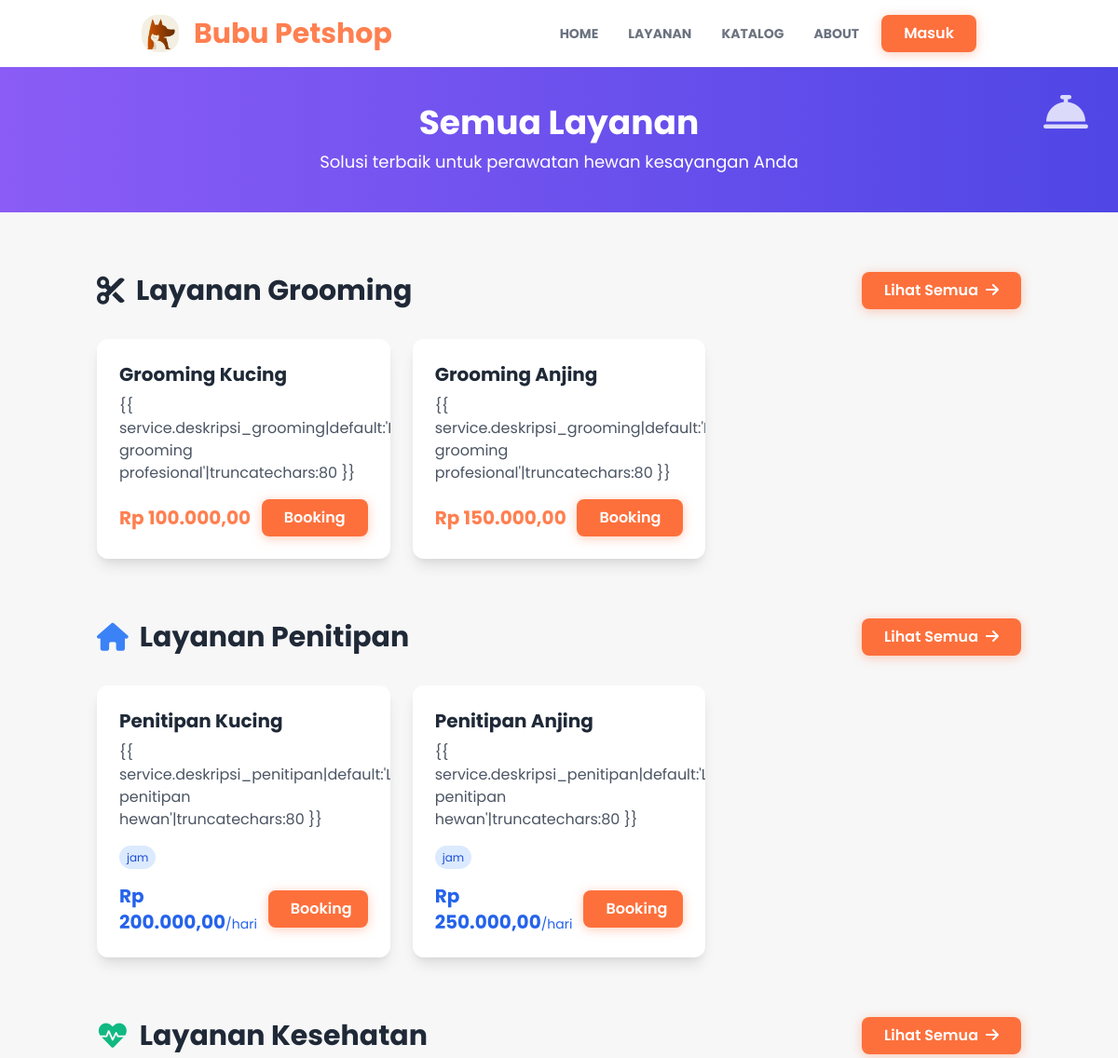
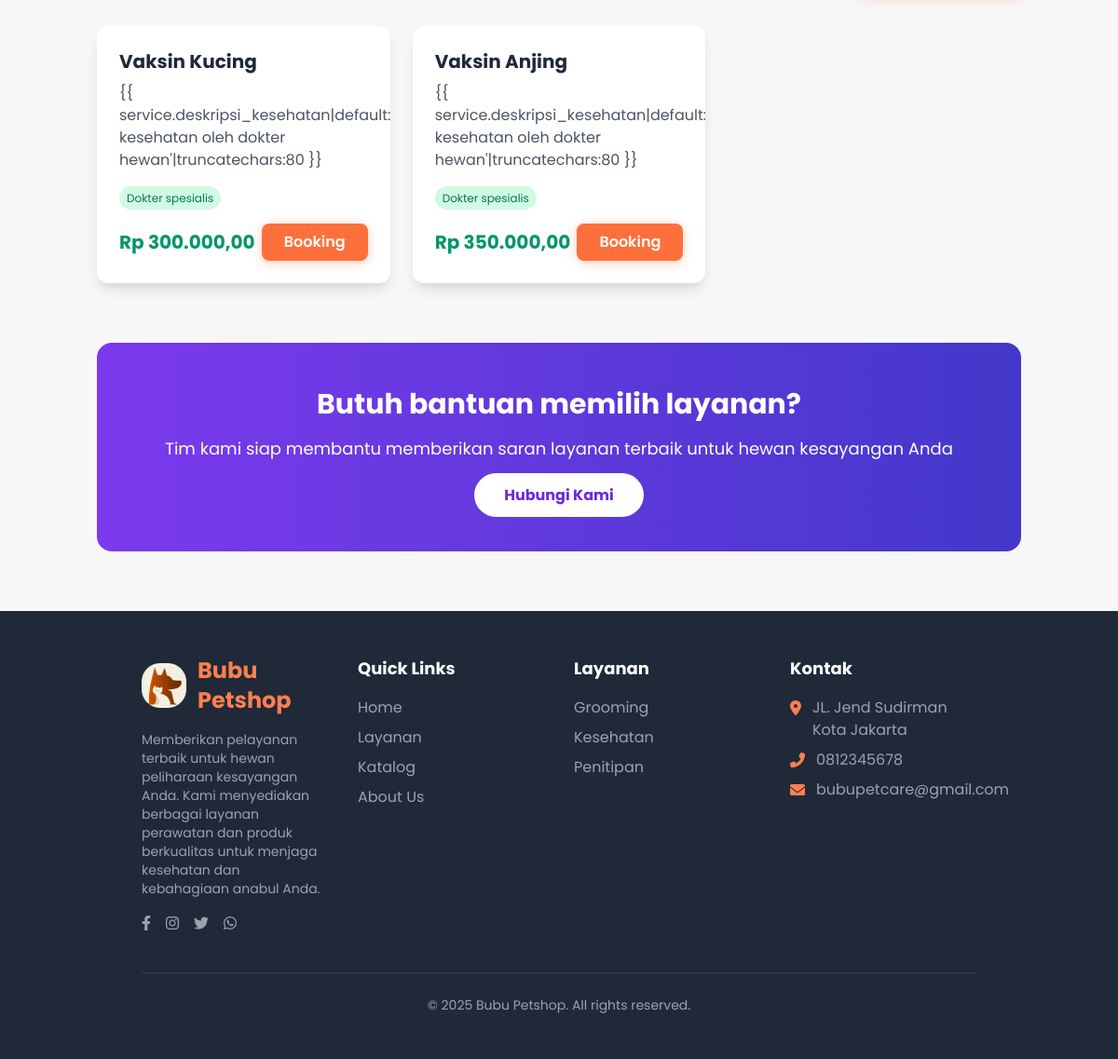
/layanan/, run on the app's committed database (2 pictures, top to bottom).
### detailpetcare/models.py (models this page shows, shortened)
class DetailPetcare(models.Model):
    id = models.AutoField(primary_key=True)
    nama_petcare = models.CharField(max_length=50)
    tlp_petcare = models.CharField(max_length=20)
    email_petcare = models.CharField(max_length=100)
    alamat_petcare = models.TextField(blank=True, null=True)
    maps_petcare = models.CharField(max_length=1000, blank=True, null=True)
    deskripsi_petcare = models.TextField(blank=True, null=True)
    rekening_petcare = models.CharField(max_length=100, blank=True, null=True)
    pemilik_rekening = models.CharField(max_length=100, blank=True, null=True)
    nama_bank = models.CharField(max_length=100, blank=True, null=True)
    class Meta:
        db_table = 'detail_petcare'
        verbose_name_plural = "Detail Petcare"

### layanan/models.py (models this page shows, shortened)
class LayananGrooming(models.Model):
    id_grooming = models.AutoField(primary_key=True)
    nama_grooming = models.CharField(max_length=100)
    harga_grooming = models.DecimalField(max_digits=8, decimal_places=2)
    deskripsi_grooming = models.TextField()
    foto_grooming = models.ImageField(upload_to=layanan_image_upload_path, blank=True, null=True)
    class Meta:
        db_table = 'layanan_grooming'
        verbose_name_plural = "Layanan Grooming"

class LayananPenitipan(models.Model):
    id_penitipan = models.AutoField(primary_key=True)
    jenis_penitipan = models.CharField(max_length=100)
    harga_penitipan = models.DecimalField(max_digits=8, decimal_places=2)
    kapasitas_penitipan = models.IntegerField()
    deskripsi_penitipan = models.TextField()
    foto_penitipan = models.ImageField(upload_to=layanan_image_upload_path, blank=True, null=True)
    class Meta:
        db_table = 'layanan_penitipan'
        verbose_name_plural = "Layanan Penitipan"

class LayananKesehatan(models.Model):
    id_kesehatan = models.AutoField(primary_key=True)
    nama_kesehatan = models.CharField(max_length=100)
    harga_kesehatan = models.DecimalField(max_digits=8, decimal_places=2)
    deskripsi_kesehatan = models.TextField()
    foto_kesehatan = models.ImageField(upload_to=layanan_image_upload_path, blank=True, null=True)
    class Meta:
        db_table = 'layanan_kesehatan'
        verbose_name_plural = "Layanan Kesehatan"

### layanan/views.py (the view)
# urls.py: path("", views.index , name="index"),
def index(request):
    grooming_services = LayananGrooming.objects.all()[:3]
    penitipan_services = LayananPenitipan.objects.all()[:3]
    kesehatan_services = LayananKesehatan.objects.all()[:3]
    context = {
        'title': "Semua Layanan",
        'grooming_services': grooming_services,
        'penitipan_services': penitipan_services,
        'kesehatan_services': kesehatan_services,
    }
    return render(request, 'layanan/index.html', context)

### user/context_processors.py (called while the page is built)
def detail_petcare(request):
    try:
        detail = DetailPetcare.objects.first()
    except Exception:
        detail = None
    return {'detail_petcare': detail}

def current_route(request):
    match = request.resolver_match
    return {
        'namespace': match.namespace if match else '',
        'url_name': match.url_name if match else ''
    }

### templates/layanan/index.html (shortened to what this page needs)
{% extends "base.html" %}{% load static %}
{% load humanize %}
{% block content %}
<div class="bg-gradient-to-r from-purple-500 to-indigo-600 py-10 px-4 relative">
  <div class="container mx-auto text-center">
    <h1 class="text-4xl font-bold text-white mb-2">Semua Layanan</h1>
    <p class="text-white text-lg">Solusi terbaik untuk perawatan hewan kesayangan Anda</p>
  </div>
  <i
    class="fas fa-concierge-bell absolute top-6 right-8 sm:right-8 text-white opacity-80 text-4xl md:text-5xl section-icon"></i>
</div>
<section class="py-16">
  <div class="container mx-auto px-4">
    <div class="mb-16">
      <div class="flex justify-between items-center mb-8">
        <h2 class="text-3xl font-bold text-gray-800 flex items-center">
          <i class="fas fa-cut text-orange-500 mr-3"></i>Layanan Grooming
        </h2>
        <a href="{% url 'layanan:layanan_grooming' %}" class="btn-modern px-4 py-2">
          Lihat Semua<i class="fas fa-arrow-right ml-2"></i>
        </a>
      </div>
      <div class="grid grid-cols-1 sm:grid-cols-2 md:grid-cols-3 gap-6">
        {% for service in grooming_services %}
        <div class="bg-white rounded-xl overflow-hidden shadow-lg hover:shadow-2xl transition-all duration-300">
          <div class="p-6">
            <h3 class="text-xl font-bold text-gray-800 mb-2">{{ service.nama_grooming }}</h3>
            <p class="text-gray-600 mb-4">{{ service.deskripsi_grooming|default:'Layanan grooming
              profesional'|truncatechars:80 }}</p>
            <div class="flex justify-between items-center mt-4">
              <span class="text-xl font-bold text-orange-theme">Rp {{ service.harga_grooming|intcomma }}</span>
              <a href="{% url 'bookinglayanan:tambah_booking' %}" class="btn-modern px-4 py-2">Booking</a>
            </div>
          </div>
        </div>
        {% empty %}
        <p class="col-span-3 text-center text-gray-500">Belum ada layanan grooming tersedia</p>
        {% endfor %}
      </div>
    </div>
    <div class="mb-16">
      <div class="flex justify-between items-center mb-8">
        <h2 class="text-3xl font-bold text-gray-800 flex items-center">
          <i class="fas fa-home text-blue-500 mr-3"></i>Layanan Penitipan
        </h2>
        <a href="{% url 'layanan:layanan_penitipan' %}" class="btn-modern bg-blue-600 hover:bg-blue-700 px-4 py-2">
          Lihat Semua<i class="fas fa-arrow-right ml-2"></i>
        </a>
      </div>
      <div class="grid grid-cols-1 sm:grid-cols-2 md:grid-cols-3 gap-6">
        {% for service in penitipan_services %}
        <div class="bg-white rounded-xl overflow-hidden shadow-lg hover:shadow-2xl transition-all duration-300">
          <div class="p-6">
            <h3 class="text-xl font-bold text-gray-800 mb-2">{{ service.jenis_penitipan }}</h3>
            <p class="text-gray-600 mb-4">{{ service.deskripsi_penitipan|default:'Layanan penitipan
              hewan'|truncatechars:80 }}</p>
            <div class="mt-3 mb-4">
              <span class="bg-blue-100 text-blue-700 text-xs px-2 py-1 rounded-full">{{ service.durasi_penitipan }}
                jam</span>
            </div>
            <div class="flex justify-between items-center mt-4">
              <span class="text-xl font-bold text-blue-600">Rp {{ service.harga_penitipan|intcomma }}<span
                  class="text-sm font-normal">/hari</span></span>
              <a href="{% url 'bookinglayanan:tambah_booking' %}"
                class="btn-modern bg-blue-600 hover:bg-blue-700 px-4 py-2">Booking</a>
            </div>
          </div>
        </div>
        {% empty %}
        <p class="col-span-3 text-center text-gray-500">Belum ada layanan penitipan tersedia</p>
        {% endfor %}
      </div>
    </div>
    <div class="mb-8">
      <div class="flex justify-between items-center mb-8">
        <h2 class="text-3xl font-bold text-gray-800 flex items-center">
          <i class="fas fa-heartbeat text-green-500 mr-3"></i>Layanan Kesehatan
        </h2>
        <a href="{% url 'layanan:layanan_kesehatan' %}" class="btn-modern bg-green-600 hover:bg-green-700 px-4 py-2">
          Lihat Semua<i class="fas fa-arrow-right ml-2"></i>
        </a>
      </div>
      <div class="grid grid-cols-1 sm:grid-cols-2 md:grid-cols-3 gap-6">
        {% for service in kesehatan_services %}
        <div class="bg-white rounded-xl overflow-hidden shadow-lg hover:shadow-2xl transition-all duration-300">
          <div class="p-6">
            <h3 class="text-xl font-bold text-gray-800 mb-2">{{ service.nama_kesehatan }}</h3>
            <p class="text-gray-600 mb-4">{{ service.deskripsi_kesehatan|default:'Layanan kesehatan oleh dokter
              hewan'|truncatechars:80 }}</p>
            <div class="mt-3 mb-4">
              <span class="bg-green-100 text-green-700 text-xs px-2 py-1 rounded-full">Dokter spesialis</span>
            </div>
            <div class="flex justify-between items-center mt-4">
              <span class="text-xl font-bold text-green-600">Rp {{ service.harga_kesehatan|intcomma }}</span>
              <a href="{% url 'bookinglayanan:tambah_booking' %}"
                class="btn-modern bg-green-600 hover:bg-green-700 px-4 py-2">Booking</a>
            </div>
          </div>
        </div>
        {% empty %}
        <p class="col-span-3 text-center text-gray-500">Belum ada layanan kesehatan tersedia</p>
        {% endfor %}
      </div>
    </div>
    <div class="bg-gradient-to-r from-purple-600 to-indigo-700 rounded-2xl py-12 px-8 mt-16 text-center">
      <h2 class="text-3xl font-bold text-white mb-4">Butuh bantuan memilih layanan?</h2>
      <p class="text-white text-lg mb-6">Tim kami siap membantu memberikan saran layanan terbaik untuk hewan kesayangan
        Anda</p>
      <a href="#"
        class="bg-white text-purple-700 font-bold py-3 px-8 rounded-full hover:bg-gray-100 transition-all duration-300">
        Hubungi Kami
      </a>
    </div>
  </div>
</section>
{% endblock content %}

### templates/snippets/navbar.html (shortened to what this page needs)
{% load static %}
<nav id="navbar" class="bg-white py-4 shadow-md transition-all duration-300 ease-in-out">
  <div class="container mx-auto px-8 md:px-16 flex items-center">
    <a href="#" class="flex items-center flex-shrink-0">
      <img src="{% static 'base-img/icon.png' %}" alt="Bubu Petshop Logo" class="w-8 md:w-10 mr-2 md:mr-4" />
      <span class="text-xl md:text-3xl font-bold text-orange-theme rounded-md">{{ detail_petcare.nama_petcare }}</span>
    </a>
    <div id="navbar-menu" class="navbar-menu hidden lg:flex lg:items-center lg:w-auto w-full">
      <div class="text-sm lg:flex lg:mr-4">
        <a href="{% url 'home:index' %}"
          class="block mt-4 lg:inline-block lg:mt-0 text-gray-500 font-bold uppercase hover-text-orange-theme mr-4 p-2 rounded-md transition-colors duration-200 {% if namespace == 'home' %}text-orange-theme{% endif %}">HOME</a>
        <a href="{% url 'home:index' %}#layanan"
          class="block mt-4 lg:inline-block lg:mt-0 text-gray-500 font-bold uppercase hover-text-orange-theme mr-4 p-2 rounded-md transition-colors duration-200">LAYANAN
          <a href="{% url 'home:index' %}#katalog"
            class="block mt-4 lg:inline-block lg:mt-0 text-gray-500 font-bold uppercase hover-text-orange-theme mr-4 p-2 rounded-md transition-colors duration-200">KATALOG</a>
          <a href="{% url 'home:index' %}#about"
            class="block mt-4 lg:inline-block lg:mt-0 text-gray-500 font-bold uppercase hover-text-orange-theme p-2 rounded-md transition-colors duration-200">ABOUT</a>
      </div>
      <div id="auth-section" class="user-auth-section w-full lg:w-auto flex justify-center items-center mt-4 lg:mt-0">
        {% if not user.is_authenticated %}
        <a href="{% url 'user:login' %}" class="btn-modern">
          Masuk
        </a>
        {% endif %}
      </div>
    </div>
  </div>
</nav>

### templates/snippets/footer.html
{% load static %}
<footer class="bg-gray-800 text-white py-12">
  <div class="container mx-auto px-4 md:px-8 lg:px-16">
    <div class="grid grid-cols-1 md:grid-cols-2 lg:grid-cols-4 gap-8">
      <div class="col-span-1 md:col-span-2 lg:col-span-1">
        <div class="flex items-center mb-4">
          <img src="{% static 'base-img/icon.png' %}" alt="Bubu Petshop Logo" class="w-12 mr-3">
          <span class="text-2xl font-bold text-orange-theme">{{ detail_petcare.nama_petcare }}</span>
        </div>
        <p class="text-sm text-gray-400 mb-4">
          Memberikan pelayanan terbaik untuk hewan peliharaan kesayangan Anda. Kami menyediakan berbagai layanan
          perawatan dan produk berkualitas untuk menjaga kesehatan dan kebahagiaan anabul Anda.
        </p>
        <div class="flex space-x-4">
          <a href="#" class="text-gray-400 hover:text-orange-theme transition-colors duration-300">
            <i class="fab fa-facebook-f"></i>
          </a>
          <a href="#" class="text-gray-400 hover:text-orange-theme transition-colors duration-300">
            <i class="fab fa-instagram"></i>
          </a>
          <a href="#" class="text-gray-400 hover:text-orange-theme transition-colors duration-300">
            <i class="fab fa-twitter"></i>
          </a>
          <a href="#" class="text-gray-400 hover:text-orange-theme transition-colors duration-300">
            <i class="fab fa-whatsapp"></i>
          </a>
        </div>
      </div>
      <div>
        <h3 class="text-lg font-bold mb-4 text-white">Quick Links</h3>
        <ul class="space-y-2">
          <li><a href="{% url 'home:index' %}"
              class="text-gray-400 hover:text-orange-theme transition-colors duration-300">Home</a>
          </li>
          <li><a href="{% url 'home:index' %}#layanan"
              class="text-gray-400 hover:text-orange-theme transition-colors duration-300">Layanan</a>
          </li>
          <li><a href="{% url 'home:index' %}#katalog"
              class="text-gray-400 hover:text-orange-theme transition-colors duration-300">Katalog</a>
          </li>
          <li><a href="{% url 'home:index' %}#about"
              class="text-gray-400 hover:text-orange-theme transition-colors duration-300">About Us</a>
          </li>
        </ul>
      </div>
      <div>
        <h3 class="text-lg font-bold mb-4 text-white">Layanan</h3>
        <ul class="space-y-2">
          <li><a href="{% url 'bookinglayanan:index' %}"
              class="text-gray-400 hover:text-orange-theme transition-colors duration-300">Grooming</a></li>
          <li><a href="{% url 'bookinglayanan:index' %}"
              class="text-gray-400 hover:text-orange-theme transition-colors duration-300">Kesehatan</a></li>
          <li><a href="{% url 'bookinglayanan:index' %}"
              class="text-gray-400 hover:text-orange-theme transition-colors duration-300">Penitipan</a></li>
        </ul>
      </div>
      <div>
        <h3 class="text-lg font-bold mb-4 text-white">Kontak</h3>
        <ul class="space-y-2">
          <li class="flex items-start">
            <i class="fas fa-map-marker-alt text-orange-theme mt-1 mr-3"></i>
            <span class="text-gray-400">{{ detail_petcare.alamat_petcare }}</span>
          </li>
          <li class="flex items-center">
            <i class="fas fa-phone-alt text-orange-theme mr-3"></i>
            <span class="text-gray-400">{{ detail_petcare.tlp_petcare }}</span>
          </li>
          <li class="flex items-center">
            <i class="fas fa-envelope text-orange-theme mr-3"></i>
            <span class="text-gray-400">{{ detail_petcare.email_petcare }}</span>
          </li>
        </ul>
      </div>
    </div>
    <div class="border-t border-gray-700 mt-10 pt-6 text-center text-gray-400 text-sm">
      <p>&copy; 2025 Bubu Petshop. All rights reserved.</p>
    </div>
  </div>
</footer>

### static/css/style.css (style rules this page uses)
html { scroll-behavior: smooth; }
body { font-family: 'Poppins', sans-serif; background-color: #f7f7f7; overflow-x: hidden; }
.text-orange-theme { color: #FF7F50; }
.btn-modern { background-color: #fd703c; color: white; font-weight: 600; padding: 0.5rem 1.5rem; border-radius: 0.5rem; box-shadow: 0 2px 12px rgba(255, 127, 80, 0.4); transition: all 0.3s ease; border: none; outline: none; position: relative; overflow: hidden; cursor: pointer; display: inline-block; text-align: center; white-space: nowrap; }
.section-icon { animation: float 6s ease-in-out infinite; }

### data on the page
DetailPetcare: nama_petcare "Bubu Petshop", alamat_petcare "JL. Jend Sudirman Kota Jakarta", tlp_petcare "0812345678", email_petcare "bubupetcare@gmail.com"
LayananGrooming: nama_grooming "Grooming Kucing", harga_grooming "100.000,00"
LayananGrooming: nama_grooming "Grooming Anjing", harga_grooming "150.000,00"
LayananPenitipan: jenis_penitipan "Penitipan Kucing", harga_penitipan "200.000,00"
LayananPenitipan: jenis_penitipan "Penitipan Anjing", harga_penitipan "250.000,00"
LayananKesehatan: nama_kesehatan "Vaksin Kucing", harga_kesehatan "300.000,00"
LayananKesehatan: nama_kesehatan "Vaksin Anjing", harga_kesehatan "350.000,00"
